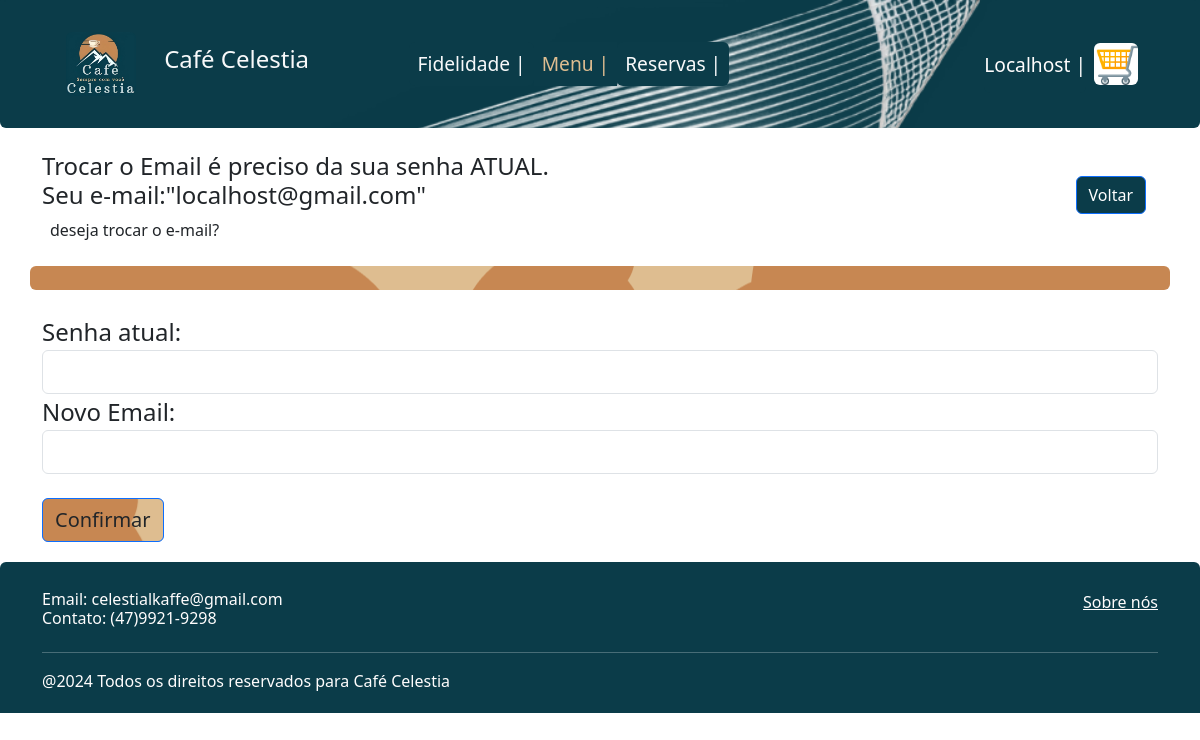
Page /troca-email/ (signed in) on the earlier database version.
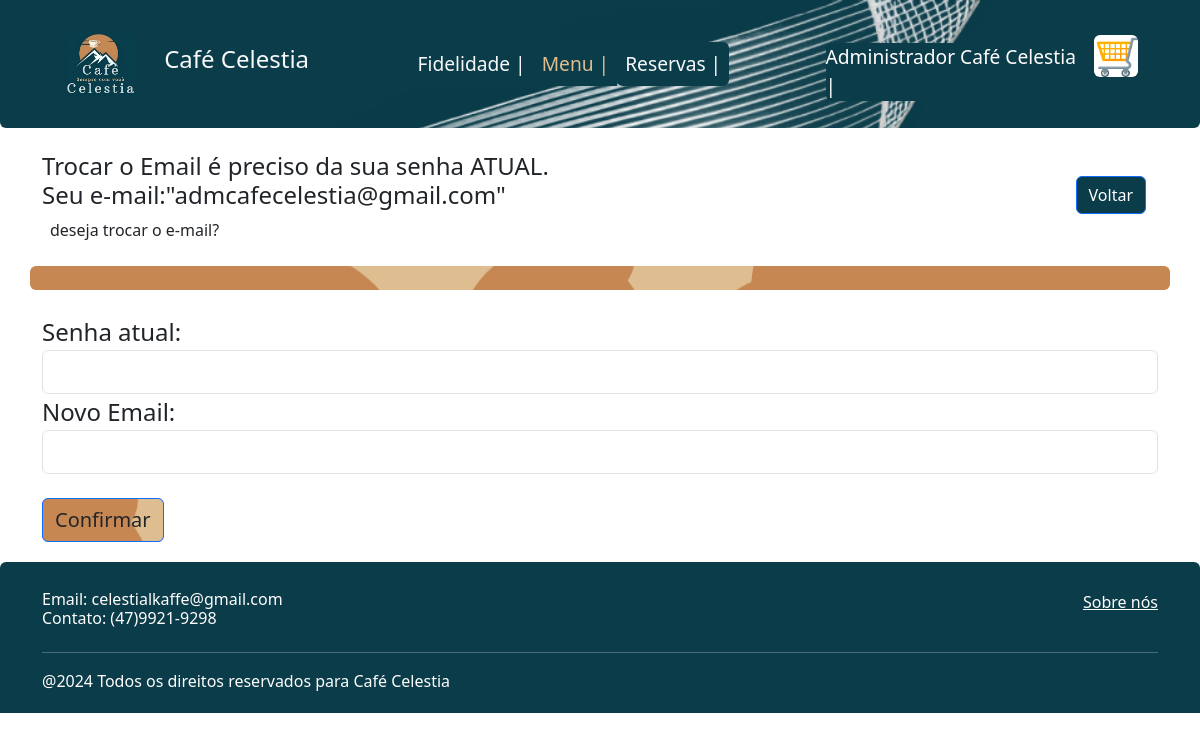
Same page on the later database version.
### app/models.py (models this page shows)
class Usuario(db.Model, UserMixin):
    id = db.Column(db.Integer, primary_key=True)
    usuario = db.Column(db.String, nullable=False)
    email = db.Column(db.String, nullable=False, unique=True)
    senha = db.Column(db.String, nullable=False)
    celestianus = db.Column(db.Integer, default=0)
    adm = db.Column(db.Boolean, default=0)
    status = db.Column(db.String, nullable=True)           #status string, tipo se o cara faz merda

### app/views.py (the view)
@app.route('/troca-email/', methods=['GET', 'POST']) # |INACABADO| Teoria: Pergunta email antigo
@login_required
def trocaemail():
    useratual = current_user
    if request.method == 'POST':
        new_email = request.form.get('new_email')
        if useratual:
            useratual.email = new_email.lower()
            db.session.commit()
            return redirect(url_for('HomePage'))
    return render_template('trocaemail.html', useratual=useratual)

### app/views.py (called while the page is built)
@login_manager.user_loader #|PRONTO|
def load_user(usuario_id):
    return Usuario.query.get(int(usuario_id))

### app/templates/trocaemail.html (shortened to what this page needs)
{% extends 'base.html' %}
    {% block BlockConteudo %}
    <div class="container ">
        <div class="row">
            <div class="col">
                <h4 class="mt-4">Trocar o Email é preciso da sua senha ATUAL.<br> Seu e-mail:"{{useratual.email}}" </h4>
                <p class="ms-2 ">deseja trocar o e-mail?</p>
            </div>
            <div class="col-3 mt-4 p-4 text-end">
                <a href="{{url_for('ConfigUser')}}" style="background-color: #0B3C49;" type="submit" class="btn btn-primary">Voltar</a>
            </div>
        </div>
        <div class="row mt-2">
            <div class="rounded" style="background-position: center ;background-image: url({{url_for('static',filename='img/Group 15.png')}});">
            <br class="mt-4 p-4">
        </div>
            <div>
                    <form method="POST">
                        <div class="form-group mt-4">
                            <label class="fs-4" for="">Senha atual:</label>
                        <input
                            type="text"
                            class="form-control fs-5"
                            id="old_pass"
                            name="old_pass"
                        >
                            <label class="fs-4"for="">Novo Email:</label>
                            <input
                                type="text"
                                class="form-control fs-5"
                                id="new_email"
                                name="new_email"
                            >
                        <br>
                        <button  style="background-position: center ;background-image: url({{url_for('static',filename='img/Group 15.png')}});" type="submit" class="btn btn-primary text-dark fs-5">Confirmar</button>
                    </form>
                </div>
        </div>
    </div>
    {% include 'naverodapé.html' %}
    {% endblock %}

### app/templates/base.html (shortened to what this page needs)
<!DOCTYPE html>
<html lang="en">
<head>
    <link rel="stylesheet" href="https://cdn.jsdelivr.net/npm/bootstrap@5.3.2/dist/css/bootstrap.min.css">
    <link rel="stylesheet" defer href="{{url_for('static',filename='css/cafec.css')}}">
</head>
<body>
        {% block BlockConteudo %}
        {% endblock %}
</body>
</html>

### app/templates/nave.html (shortened to what this page needs)
<nav class="navbar navbar-expand-lg rounded-bottom" style="background-color: #0B3C49;background-size: cover; background-image: url({{url_for('static',filename='img/DecorNave.webp')}});">
  <div class="container-fluid container">
      <div class="justify-content-center p-4">
          <a href="{{url_for('HomePage')}}"><img class="rounded image" src="{{url_for('static',filename='img/CaffeLogo.jfif')}}" alt="Logo Nossa" width="70" height="64"  ></a>
              <a class="navbar-brand text-light p-4" href="{{url_for('HomePage')}}" style="font-size:x-large;">Café Celestia</a>
      </div>
    <div class="collapse navbar-collapse" id="navbarNav" style="font-size: larger;">
      <div class="container-fluid d-flex justify-content-center">
          <ul class="navbar-nav">
          <li class="nav-item rounded" style="background-color: #0B3C49;">
              <a class="nav-link text-light" aria-current="page" href="{{url_for('FidelidadePage')}}">Fidelidade |</a>
          </li>
          <li class="nav-item " style="background-color: #0B3C49;">
              <a class="nav-link active"  href="{{url_for('MenuPage')}}" style="color: #DEBD90">Menu |</a>
          </li>
          <li class="nav-item rounded " style="background-color: #0B3C49;">
              <a class="nav-link text-light" href="{{url_for('ReservasPage')}}">Reservas |</a>
          </li>
      </ul>
      </div>
      <div class="container-fluid d-flex justify-content-end">
          <ul class="navbar-nav">
            <li class="nav-item p-4" > </li>
            {% if current_user.is_authenticated %}
            <a href="{{url_for('HomePage')}}" class="mt-3 rounded text-decoration-none"style="color: #FFFDFD; background-color:#0B3C49;">{{useratual.usuario}} |</a>
            {% else %}
            <a class="mt-3 rounded "style="color: #DEBD90;background-color: #0B3C49;" href="{{url_for('LoginPage')}}">Faça seu Login</a>
            {% endif %}
          <li class="nav-item">
            <a type="button" class="rounded p-2"  style="color: #FFFDFD;" href="{{url_for('CartPage')}}">
              <img class = "rounded" src="{{url_for('static',filename='img/shopping_cart.png')}}" alt="LogoCaffe" width="44" height="42" class="d-inline-block align-text-top" ></img>
            </a>
          </li>
          </ul>
      </div>
    </div>
  </div>
</nav>

### app/templates/naverodapé.html
<div class="mt-1 p-1 rounded-top" style="background-color: #0B3C49;">
    <br style="background-color: #FFFDFD;">
    <div class="container">
        <div class="row">
          <div class="col">
            <h6 class = "text-start" style="color: #FFFDFD;">
             Email: celestialkaffe@gmail.com <br> Contato: (47)9921-9298
            </h6>
          </div>
          <div class="col">
          </div>
          <div class="col text-end">
            <a href="{{url_for('SNPage')}}" class = "text-end" style="color: #FFFDFD;">
                Sobre nós
            </a>
          </div>
        </div>
        <hr style= "color: #FFFDFD;">
        <p style= "color: #FFFDFD; font-weight:lighter;"> @2024 Todos os direitos reservados para Café Celestia</p>
      </div>
</div>

### app/static/css/cafec.css (style rules this page uses)
html { scroll-behavior: smooth; }
body { overflow-x: hidden; }

Differences in the rows shown:
changed Usuario: usuario "Localhost" → "Administrador Café Celestia"; email "localhost@gmail.com" → "admcafecelestia@gmail.com"
